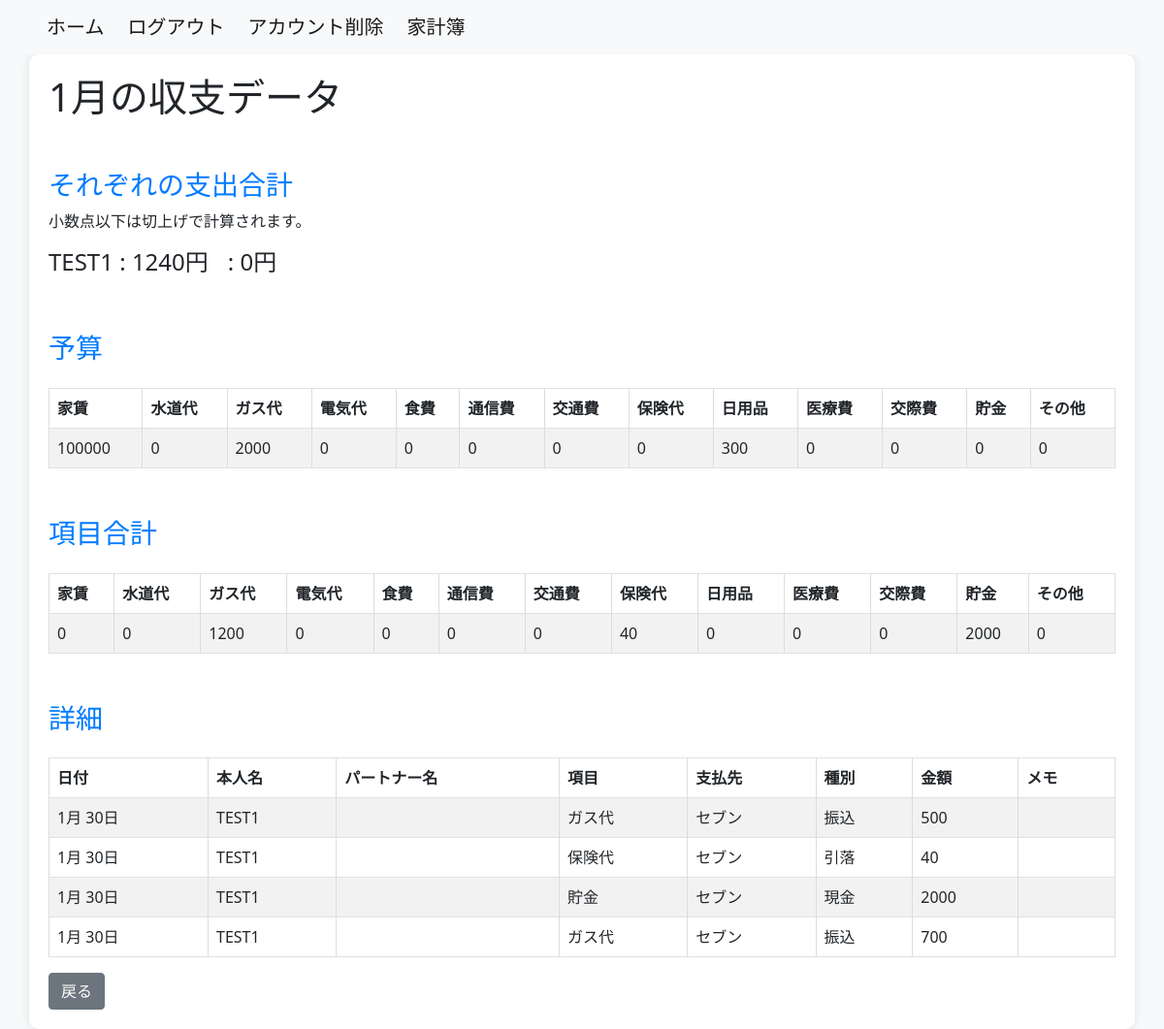
The page /household_budget/monthly_data/2024-1/ (signed in) on the database as committed earlier.
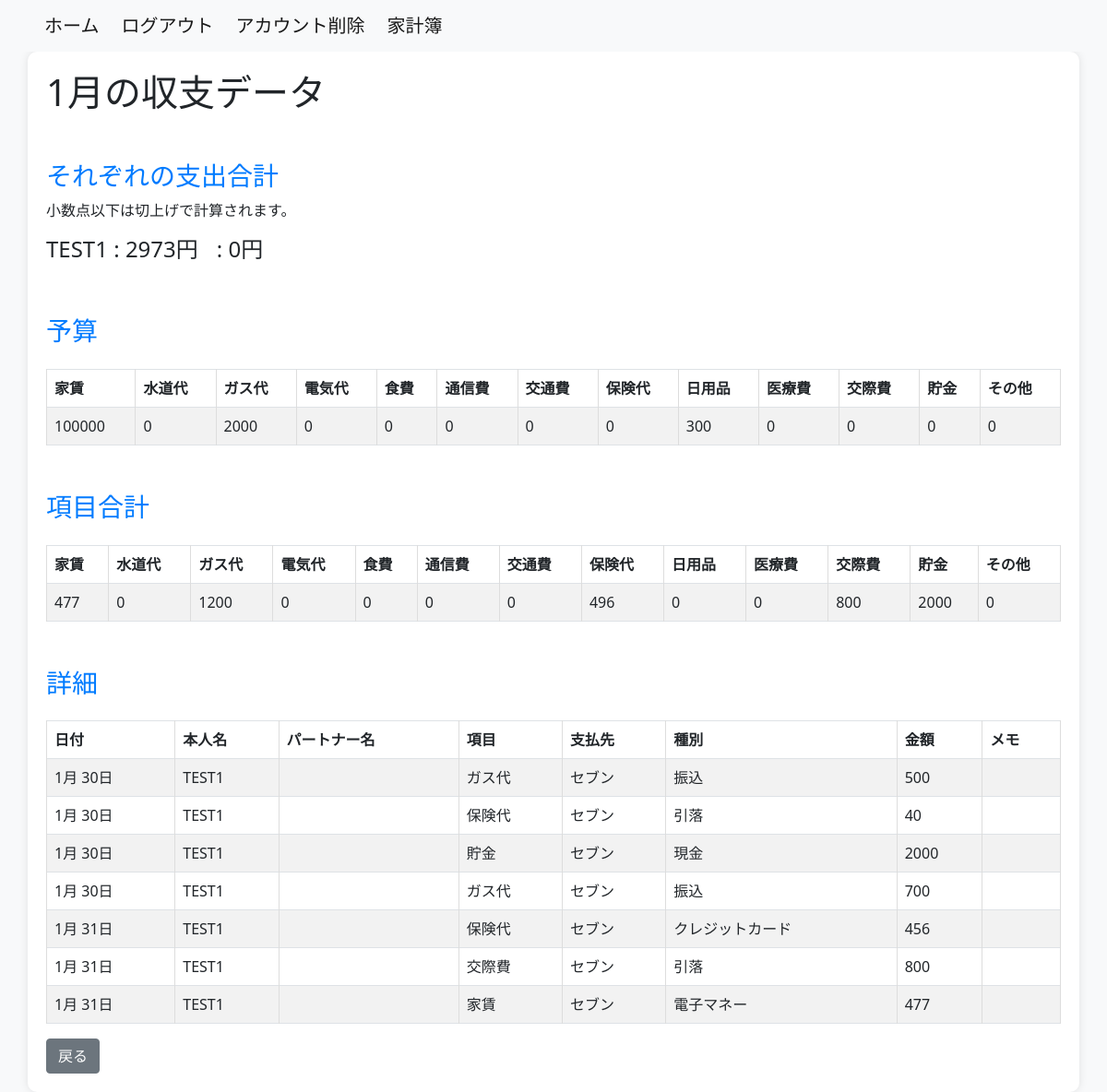
The same page on the database as committed later.
### household_budget/models.py (models this page shows, shortened)
class Transaction(models.Model):
    user = models.ForeignKey(settings.AUTH_USER_MODEL, on_delete=models.CASCADE)
    event_date = models.DateField()
    name_1 = models.CharField(max_length=20, default='', null=True)
    name_2 = models.CharField(max_length=20, default='', null=True)
    category = models.ForeignKey(Category, on_delete=models.CASCADE)
    payment_type = models.ForeignKey(PaymentType, on_delete=models.CASCADE)
    vendor_name = models.ForeignKey(Vendor, on_delete=models.CASCADE, related_name='vendor_transactions')
    amount = models.IntegerField(default=0)
    memo = models.TextField(null=True)
    class Meta:
        db_table = 'transaction'
        ordering = ['event_date']

class Category(models.Model):
    category_name = models.CharField(max_length=50)
    class Meta:
        db_table = 'category'

class Vendor(models.Model):
    user = models.ForeignKey(settings.AUTH_USER_MODEL, on_delete=models.CASCADE)
    vendor_name = models.CharField(max_length=50)
    class Meta:
        db_table = 'vendor'

class PaymentType(models.Model):
    payment_type = models.CharField(max_length=20)
    class Meta:
        db_table = 'pament_type'

### household_budget/views.py (the view)
# urls.py: path('monthly_data/<int:year>-<int:month>/', M_DataView.as_view(), name='monthly_data'),
@method_decorator(login_required(login_url='/login/'), name='dispatch')
class M_DataView(TemplateView):
    template_name = 'm_data.html'
    def get_context_data(self, **kwargs):
        context = super().get_context_data(**kwargs)
        year = self.kwargs.get('year')
        month = self.kwargs.get('month')
        first_day_of_month = timezone.datetime(int(year), int(month), 1)
        if first_day_of_month.month == 12:
            next_month = 1
            next_year = first_day_of_month.year + 1
        else:
            next_month = first_day_of_month.month + 1
            next_year = first_day_of_month.year
        last_day_of_month = timezone.datetime(next_year, next_month, 1) - timezone.timedelta(days=1)
        monthly_summary = Transaction.objects.filter(
            user=self.request.user,
            event_date__year=year,
            event_date__month=month
        ).values('category__category_name') \
            .annotate(total_amount=Coalesce(Sum('amount'), Value(0)))
        categories = ['家賃', '水道代', 'ガス代', '電気代', '食費', '通信費', '交通費', '保険代', '日用品', '医療費', '交際費', '貯金', 'その他']
        monthly_summary_total= Transaction.objects.filter(
            user=self.request.user,
            event_date__year=year,
            event_date__month=month
        ).values('category__category_name') \
            .annotate(total_amount=Sum('amount'))
        transaction_data = Transaction.objects.filter(user=self.request.user)
        name1_only_monthly_amount = Transaction.objects.filter(
            Q(user=self.request.user) &
            Q(name_1__isnull=False) & ~Q(name_1=''),
            ~Q(category_id=1) & ~Q(category_id=13),
            event_date__range=[first_day_of_month, last_day_of_month]
        ).aggregate(name1_has_data_total_amount=Sum('amount'))['name1_has_data_total_amount'] or 0
        name2_only_monthly_amount = Transaction.objects.filter(
            Q(user=self.request.user) &
            Q(name_2__isnull=False) & ~Q(name_2=''),
            ~Q(category_id=1) & ~Q(category_id=13),
            event_date__range=[first_day_of_month, last_day_of_month]
        ).aggregate(name2_has_data_total_amount=Sum('amount'))['name2_has_data_total_amount'] or 0
        name_monthly_amount = Transaction.objects.filter(
            Q(user=self.request.user) &
            Q(name_1__isnull=False) & Q(name_2__isnull=False) & ~Q(name_1='') & ~Q(name_2=''),
            ~Q(category_id=1) & ~Q(category_id=13),
            event_date__range=[first_day_of_month, last_day_of_month]
        ).aggregate(name_both_total_amount=Sum('amount'))['name_both_total_amount'] or 0
        name_both_half_monthly_amount = math.ceil(name_monthly_amount / 2)
        category_totals_dict = {category_name: {'total_amount': 0} for category_name in categories}
        for category in monthly_summary:
            category_name = category['category__category_name']
            category_totals_dict[category_name] = {
                'total_amount': category['total_amount'] if category['total_amount'] is not None else 0
            }
        monthly_details = Transaction.objects.filter(
            user=self.request.user,
            event_date__year=year,
            event_date__month=month
            )
        latest_name1_transaction = monthly_details.filter(
            Q(name_1__isnull=False) & ~Q(name_1=''),
        ).order_by('-event_date').first()
        latest_name2_transaction = monthly_details.filter(
            Q(name_2__isnull=False) & ~Q(name_2=''),
        ).order_by('-event_date').first()
        latest_budget = Budget.objects.filter(
            user=self.request.user,
            event_date__year=year,
            event_date__month=month
            ).order_by('-event_date').first()
        name1_total_amount = name1_only_monthly_amount - name_monthly_amount + name_both_half_monthly_amount
        name2_total_amount = name2_only_monthly_amount - name_monthly_amount + name_both_half_monthly_amount
        context['year'] = year
        context['month'] = month
        context['category_totals'] = category_totals_dict
        context['monthly_details'] = monthly_details
        context['latest_budget'] = latest_budget
        context['name1_total_amount'] = name1_total_amount
        context['name2_total_amount'] = name2_total_amount
        context['name'] = transaction_data
        context['latest_name1_transaction'] = latest_name1_transaction
        context['latest_name2_transaction'] = latest_name2_transaction
        return context

### household_budget/templates/m_data.html (shortened to what this page needs)
{% extends 'base.html' %}
{% block content %}
{% load custom_filters %}
<div class="container">
    <h1>{{ month }}月の収支データ</h1>
      <h3>それぞれの支出合計</h3>
      <p>小数点以下は切上げで計算されます。</p>
      <div style="display: flex; gap: 20px;">
      <h4>{{ latest_name1_transaction.name_1 }} : {{ name1_total_amount }}円</h2>
      <h4>{{ latest_name2_transaction.name_2 }} : {{ name2_total_amount }}円</h2>
      </div>
    <h3>予算</h3>
    <table class="table table-striped table-bordered mt-4">
        <thead class="thead-dark">
            <tr>
                <th>家賃</th>
                <th>水道代</th>
                <th>ガス代</th>
                <th>電気代</th>
                <th>食費</th>
                <th>通信費</th>
                <th>交通費</th>
                <th>保険代</th>
                <th>日用品</th>
                <th>医療費</th>
                <th>交際費</th>
                <th>貯金</th>
                <th>その他</th>
            </tr>
        </thead>
        <tbody>
            <tr>
                <td>{{ latest_budget.rent_budget }}</td>
                <td>{{ latest_budget.water_supply_budget }}</td>
                <td>{{ latest_budget.gas_budget }}</td>
                <td>{{ latest_budget.electricity_budget }}</td>
                <td>{{ latest_budget.food_expenses_budget }}</td>
                <td>{{ latest_budget.communication_expenses_budget }}</td>
                <td>{{ latest_budget.transportation_expenses_budget }}</td>
                <td>{{ latest_budget.insurance_fee_budget }}</td>
                <td>{{ latest_budget.daily_necessities_budget }}</td>
                <td>{{ latest_budget.medical_bills_budget }}</td>
                <td>{{ latest_budget.entertainment_expenses_budget }}</td>
                <td>{{ latest_budget.saving_budget }}</td>
                <td>{{ latest_budget.add_item_budget }}</td>
            </tr>
        </tbody>
    </table>
<h3>項目合計</h3>
<table class="table table-striped table-bordered mt-4">
    <thead class="thead-dark">
        <tr>
            {% for category_name, category_data in category_totals.items %}
                <th>{{ category_name }}</th>
            {% endfor %}
        </tr>
    </thead>
    <tbody>
        <tr>
            {% for category_name, category_data in category_totals.items %}
                <td>{{ category_data.total_amount }}</td>
            {% endfor %}
        </tr>
    </tbody>
</table>
    <h3>詳細</h3>
    <table class="table table-striped table-bordered mt-4">
        <thead class="thead-dark">
            <tr>
                <th>日付</th>
                <th>本人名</th>
                <th>パートナー名</th>
                <th>項目</th>
                <th>支払先</th>
                <th>種別</th>
                <th>金額</th>
                <th>メモ</th>
            </tr>
        </thead>
        <tbody>
            {% for detail in monthly_details %}
                <tr>
                    <td>{{ detail.event_date|date:"n月 j日" }}</td>
                    <td>{{ detail.name_1 }}</td>
                    <td>{{ detail.name_2 }}</td>
                    <td>{{ detail.category.category_name }}</td>
                    <td>{{ detail.vendor_name.vendor_name }}</td>
                    <td>{{ detail.payment_type.payment_type }}</td>
                    <td>{{ detail.amount }}</td>
                    <td>{{ detail.memo }}</td>
                </tr>
            {% endfor %}
        </tbody>
    </table>
<a href="{% url 'accounts:data_2024' %}" class="btn btn-secondary ml-2">戻る</a>
</div>
</html>
{% endblock %}

Rows that differ between the two databases and show on the page:
added Transaction: name_1 "TEST1", event_date "1月 31日", category.category_name "保険代", vendor_name.vendor_name "セブン", payment_type.payment_type "クレジットカード", amount "456"
added Transaction: event_date "1月 31日", name_1 "TEST1", category.category_name "交際費", vendor_name.vendor_name "セブン", payment_type.payment_type "引落", amount "800"
added Transaction: event_date "1月 31日", name_1 "TEST1", category.category_name "家賃", vendor_name.vendor_name "セブン", payment_type.payment_type "電子マネー", amount "477"
Other text that changed with them:
{{ name1_total_amount }}: "1240" → "2973"
new list line: "477"
new list line: "496"
new list line: "800"
list line gone: "40"
list line gone: "0"
